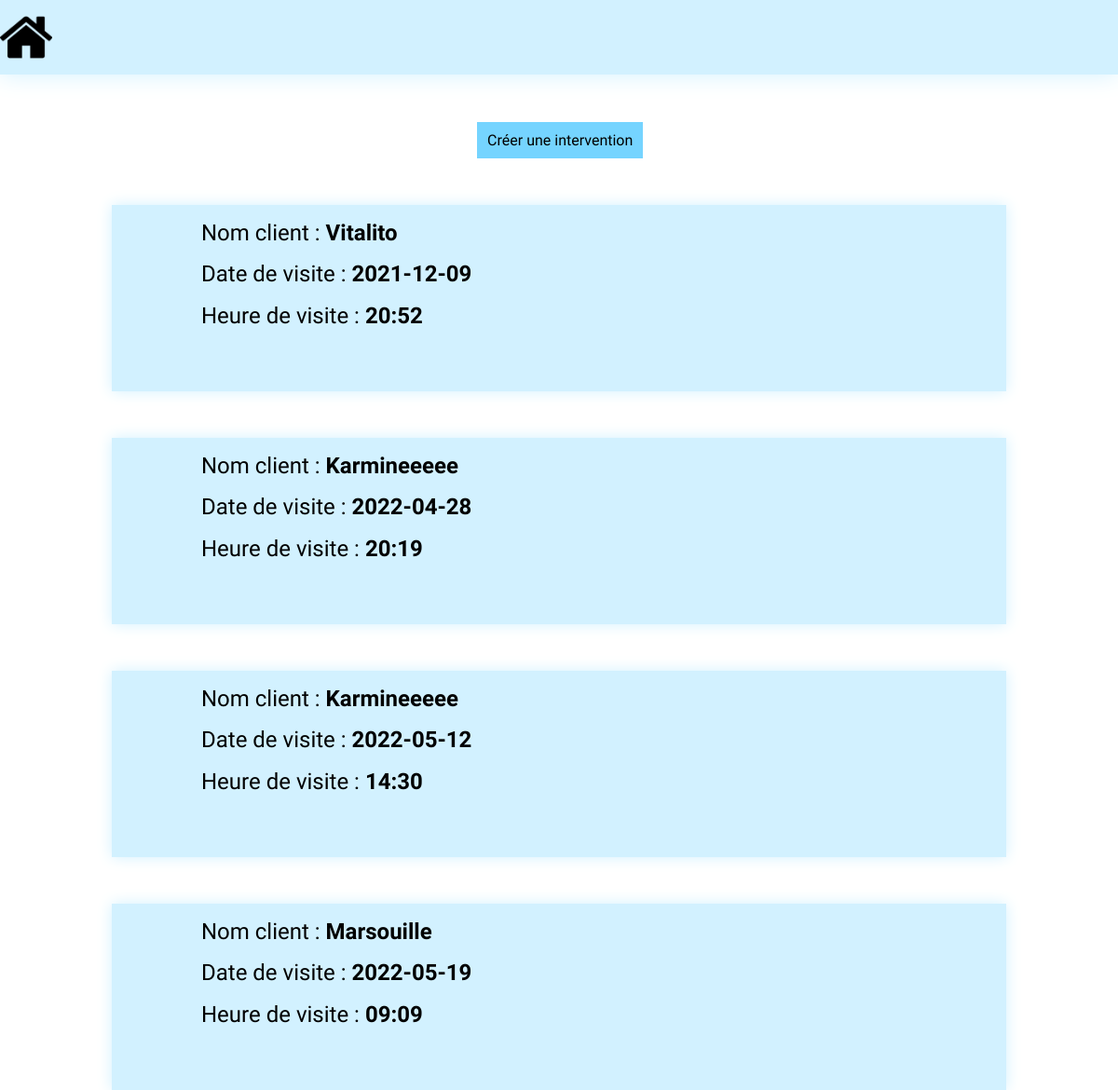
/versionLisible/?action=visite (signed in), run on an earlier commit of the app's database.
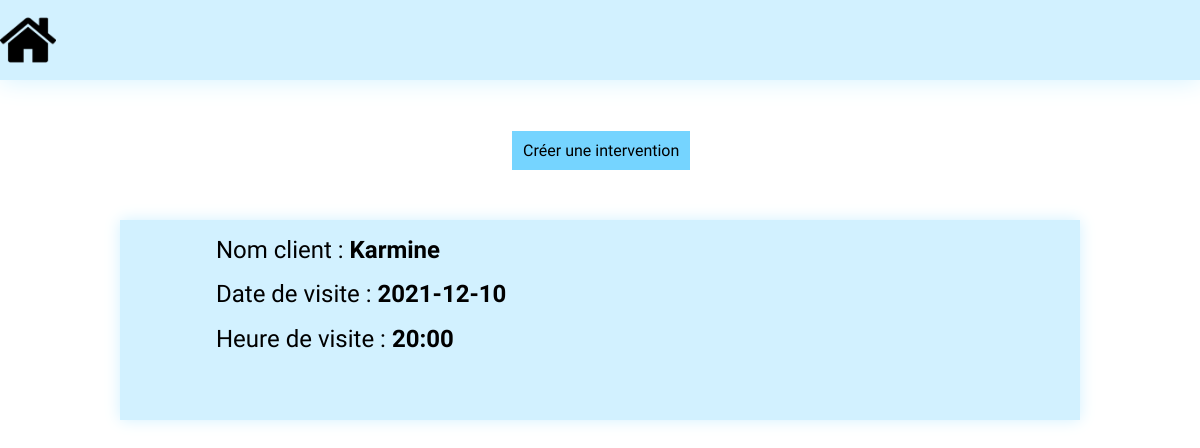
And on a later commit of the database.
### tables this page shows
CREATE TABLE IF NOT EXISTS `intervention` (
  `num` int(11) NOT NULL AUTO_INCREMENT,
  `dateVisite` date DEFAULT NULL,
  `heureVisite` time DEFAULT NULL,
  `numClient` int(11) NOT NULL,
  `matricule` varchar(10) DEFAULT NULL,
  `faite` char(3) NOT NULL,
  PRIMARY KEY (`num`),
  KEY `numClient` (`numClient`,`matricule`),
  KEY `intervention_technicien0_FK` (`matricule`)
);

CREATE TABLE IF NOT EXISTS `client` (
  `numClient` int(11) NOT NULL AUTO_INCREMENT,
  `raisonSociale` varchar(50) NOT NULL,
  `siren` char(9) NOT NULL,
  `codeApe` char(5) NOT NULL,
  `adresse` varchar(100) NOT NULL,
  `tel` char(10) NOT NULL,
  `email` varchar(100) NOT NULL,
  `dureeDeplacement` time NOT NULL,
  `distanceKM` int(11) NOT NULL,
  `num` int(11) NOT NULL,
  PRIMARY KEY (`numClient`),
  KEY `client_agence_FK` (`num`)
);

### versionLisible/controller/affectation.php (called while the page is built, shortened)
<?php
    include_once "$root/model/db.affectation.inc.php";
    $visitesNonAffectees = getVisitesNonAffectees();
    include "$root/view/header.php";
    include "$root/view/viewAffectation.php";
    include "$root/view/footer.php";
?>

### versionLisible/index.php (called while the page is built, shortened)
<?php
    include "getRoot.php";
    if(isset($_GET["action"])){
        $action = $_GET["action"];
    } else {
        $action = "default";
    }
    $file = mainController($action);
    include "$root/controller/$file";
?>

### versionLisible/model/db.affectation.inc.php (called while the page is built, shortened)
<?php
    function getVisitesNonAffectees(){
        $result = array();
        try {
            $pdo = connectionPDO();
            $req = $pdo->prepare("SELECT intervention.*, client.raisonSociale FROM intervention, client WHERE intervention.numClient = client.numClient AND faite = 'non'");
            $req->execute();
            $line = $req->fetch(PDO::FETCH_ASSOC);
            while ($line) {
                $result[] = $line;
                $line = $req->fetch(PDO::FETCH_ASSOC);
            }
        } catch (PDOException $e) {
            print "Error : " . $e->getMessage();
            die();
        }
        return $result;
    }
?>

### versionLisible/view/viewAffectation.php (the view, shortened to what this page needs)
<head>
</head>
<body>
    <div class="pageContent">
        <div class="createIntervention">
            <a href="./?action=visite&create=intervention" class="button2"><div>Créer une intervention</div></a>
        </div>
        <?php
            for($i = 0; $i<count($visitesNonAffectees); $i++){
            ?>
            <div class="interventionSheet">
                <div class="interventionData">
                    <div class="customerName">
                        Nom client : <strong><?= $visitesNonAffectees[$i]["raisonSociale"] ?></strong>
                    </div>
                    <div class="interventionDate">
                        Date de visite : <strong><?= $visitesNonAffectees[$i]["dateVisite"] ?></strong>
                    </div>
                    <div class="interventionTime">
                        Heure de visite : <strong><?= substr($visitesNonAffectees[$i]["heureVisite"], 0, 5) ?></strong>
                    </div>
                </div>
            </div>
            <?php
            }
                ?>
    </div>
</body>

### versionLisible/view/header.php (shortened to what this page needs)
<!DOCTYPE html>
<html lang="fr">
<head>
</head>
<?php
if(isset($_SESSION["matricule"])){
    ?>
    <body>
        <nav>
            <div class="homeButton">
                <?php
                    if(isset($verify)){
                        ?>
                        <a href="./?action=logout">
                            Se déconnecter
                        </a>
                        <?php
                    } else {
                        ?>
                        <a href="./?action=home">
                            <img src="data/home.png" class="homeIcon"/>
                        </a>
                        <?php
                    }
                ?>
            </div>
            <div class="sortButton">
            </div>
            <div class="employeeName">
            </div>
        </nav>
    </body>
    <?php
}
?>

### versionLisible/view/footer.php
</html>

### versionLisible/css/root.css (style rules this page uses)
body { font-family: 'Hind Siliguri', sans-serif; margin: 0; }
nav { width: 100vw; height: 10vh; top: 0; left: 0; display: flex; flex-direction: row; align-items: center; background: #D2F1FF; box-shadow: 0px 0px 25px #D2F1FF; }
.homeButton, .homeButton a { width: 10%; height: 100%; display: flex; align-items: center; justify-content: start; }
.homeIcon { height: 70%; width: auto; }
.sortButton { width: 80%; height: 100%; display: flex; flex-direction: row; align-items: center; justify-content: center; }
.employeeName { width: 10%; height: 100%; display: flex; align-items: center; justify-content: center; font-size: 150%; }
.pageContent { position: absolute; top: 10vh; left: 0; width: 100vw; }

### versionLisible/css/affectation.css (style rules this page uses)
.pageContent { display: flex; flex-direction: column; align-items: center; margin-top: 3%; }
.interventionSheet { width: 80%; height: 200px; background-color: #D2F1FF; box-shadow: 0px 0px 15px #D2F1FF; display: flex; flex-direction: row; align-items: center; justify-content: space-between; font-size: 150%; margin-top: 50px; }
.interventionData { height: 200px; margin-left: 10%; display: flex; flex-direction: column; justify-content: space-evenly; }
.button2 { width: 90%; background-color: #75D4FF; box-shadow: 0px 0px 0px #75D4FF; text-decoration: none; color: black; margin-top: 15px; padding: 10px; display: flex; align-items: center; justify-content: center; }

What changed in the data, as far as the page shows it:
no longer on this page (row edited): intervention: numClient.raisonSociale "Karmineeeee", dateVisite "2022-04-28", heureVisite "20:19"
removed intervention: numClient.raisonSociale "Karmineeeee", dateVisite "2022-05-12", heureVisite "14:30"
no longer on this page (row edited): intervention: numClient.raisonSociale "Marsouille", dateVisite "2022-05-19", heureVisite "09:09"
changed intervention: numClient.raisonSociale "Vitalito" → "Karmine"; dateVisite "2021-12-09" → "2021-12-10"; heureVisite "20:52" → "20:00"
